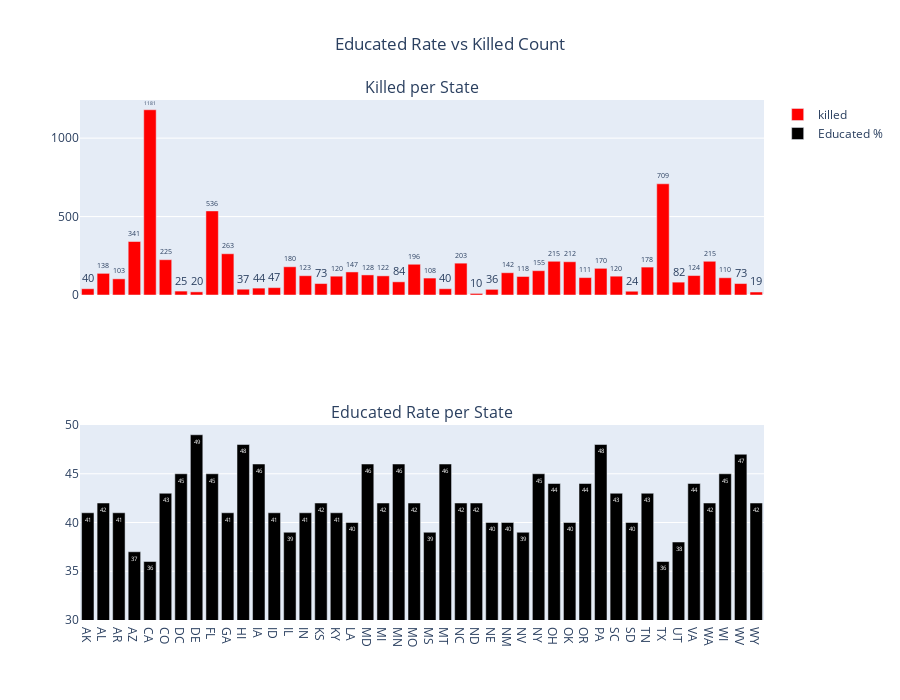

The notebook cell this image was saved under:
### Code cell
fig = make_subplots(rows=2, cols=1,subplot_titles=("Killed per State", "Educated Rate per State"), shared_xaxes=True)
fig.add_trace(go.Bar(
    x= st_cnt_df['State'], 
    y= st_cnt_df['Kill_cnt'],  
    text=st_cnt_df['Kill_cnt'],
            textposition='outside',
    marker_color="red",
    name="killed"
),row=1, col=1)

fig.add_trace(go.Bar(
    x= st_cnt_df['State'], 
    y= round(st_cnt_df['Educated%'],0),  
    text=round(st_cnt_df['Educated%'],0),
            textposition='inside',
    marker_color="black",
    name="Educated %"
),row=2, col=1)

fig['layout']['yaxis2'].update(title='', range=[30, 50], autorange=False)
fig.update_layout(title_text='Educated Rate vs Killed Count',title_x=0.5, height=700)
fig.show()

### Figure 1 — Plotly figure (JSON) as saved in the notebook; plotly's stock layout.template omitted (floating-point values rounded to 4 significant figures)
{"data": [{"marker": {"color": "red"}, "name": "killed", "text": [40, 138, 103, 341, 1181, 225, 25, 20, 536, 263, 37, 44, 47, 180, 123, 73, 120, 147, 128, 122, 84, 196, 108, 40, 203, 10, 36, 142, 118, 155, 215, 212, 111, 170, 120, 24, 178, 709, 82, 124, 215, 110, 73, 19], "textposition": "outside", "type": "bar", "x": ["AK", "AL", "AR", "AZ", "CA", "CO", "DC", "DE", "FL", "GA", "HI", "IA", "ID", "IL", "IN", "KS", "KY", "LA", "MD", "MI", "MN", "MO", "MS", "MT", "NC", "ND", "NE", "NM", "NV", "NY", "OH", "OK", "OR", "PA", "SC", "SD", "TN", "TX", "UT", "VA", "WA", "WI", "WV", "WY"], "xaxis": "x", "y": [40, 138, 103, 341, 1181, 225, 25, 20, 536, 263, 37, 44, 47, 180, 123, 73, 120, 147, 128, 122, 84, 196, 108, 40, 203, 10, 36, 142, 118, 155, 215, 212, 111, 170, 120, 24, 178, 709, 82, 124, 215, 110, 73, 19], "yaxis": "y"}, {"marker": {"color": "black"}, "name": "Educated %", "text": [41, 42, 41, 37, 36, 43, 45, 49, 45, 41, 48, 46, 41, 39, 41, 42, 41, 40, 46, 42, 46, 42, 39, 46, 42, 42, 40, 40, 39, 45, 44, 40, 44, 48, 43, 40, 43, 36, 38, 44, 42, 45, 47, 42], "textposition": "inside", "type": "bar", "x": ["AK", "AL", "AR", "AZ", "CA", "CO", "DC", "DE", "FL", "GA", "HI", "IA", "ID", "IL", "IN", "KS", "KY", "LA", "MD", "MI", "MN", "MO", "MS", "MT", "NC", "ND", "NE", "NM", "NV", "NY", "OH", "OK", "OR", "PA", "SC", "SD", "TN", "TX", "UT", "VA", "WA", "WI", "WV", "WY"], "xaxis": "x2", "y": [41, 42, 41, 37, 36, 43, 45, 49, 45, 41, 48, 46, 41, 39, 41, 42, 41, 40, 46, 42, 46, 42, 39, 46, 42, 42, 40, 40, 39, 45, 44, 40, 44, 48, 43, 40, 43, 36, 38, 44, 42, 45, 47, 42], "yaxis": "y2"}], "layout": {"annotations": [{"font": {"size": 16}, "showarrow": false, "text": "Killed per State", "x": 0.5, "xanchor": "center", "xref": "paper", "y": 1, "yanchor": "bottom", "yref": "paper"}, {"font": {"size": 16}, "showarrow": false, "text": "Educated Rate per State", "x": 0.5, "xanchor": "center", "xref": "paper", "y": 0.375, "yanchor": "bottom", "yref": "paper"}], "height": 700, "title": {"text": "Educated Rate vs Killed Count", "x": 0.5}, "xaxis": {"anchor": "y", "domain": [0, 1], "matches": "x2", "showticklabels": false}, "xaxis2": {"anchor": "y2", "domain": [0, 1]}, "yaxis": {"anchor": "x", "domain": [0.625, 1]}, "yaxis2": {"anchor": "x2", "autorange": false, "domain": [0, 0.375], "range": [30, 50], "title": {"text": ""}}}}
